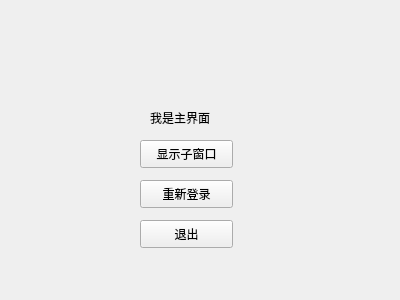
<?xml version="1.0" encoding="UTF-8"?>
<ui version="4.0">
 <class>MyWidget</class>
 <widget class="QWidget" name="MyWidget">
  <property name="geometry">
   <rect>
    <x>0</x>
    <y>0</y>
    <width>400</width>
    <height>300</height>
   </rect>
  </property>
  <property name="windowTitle">
   <string>MyWidget</string>
  </property>
  <widget class="QLabel" name="label">
   <property name="geometry">
    <rect>
     <x>150</x>
     <y>110</y>
     <width>72</width>
     <height>15</height>
    </rect>
   </property>
   <property name="text">
    <string>我是主界面</string>
   </property>
  </widget>
  <widget class="QPushButton" name="showChildButton">
   <property name="geometry">
    <rect>
     <x>140</x>
     <y>140</y>
     <width>93</width>
     <height>28</height>
    </rect>
   </property>
   <property name="text">
    <string>显示子窗口</string>
   </property>
  </widget>
  <widget class="QPushButton" name="pushButton">
   <property name="geometry">
    <rect>
     <x>140</x>
     <y>180</y>
     <width>93</width>
     <height>28</height>
    </rect>
   </property>
   <property name="text">
    <string>重新登录</string>
   </property>
  </widget>
  <widget class="QPushButton" name="pushButton_2">
   <property name="geometry">
    <rect>
     <x>140</x>
     <y>220</y>
     <width>93</width>
     <height>28</height>
    </rect>
   </property>
   <property name="text">
    <string>退出</string>
   </property>
  </widget>
 </widget>
 <layoutdefault spacing="6" margin="11"/>
 <resources/>
 <connections>
  <connection>
   <sender>pushButton_2</sender>
   <signal>clicked()</signal>
   <receiver>MyWidget</receiver>
   <slot>close()</slot>
   <hints>
    <hint type="sourcelabel">
     <x>202</x>
     <y>235</y>
    </hint>
    <hint type="destinationlabel">
     <x>257</x>
     <y>274</y>
    </hint>
   </hints>
  </connection>
 </connections>
</ui>
